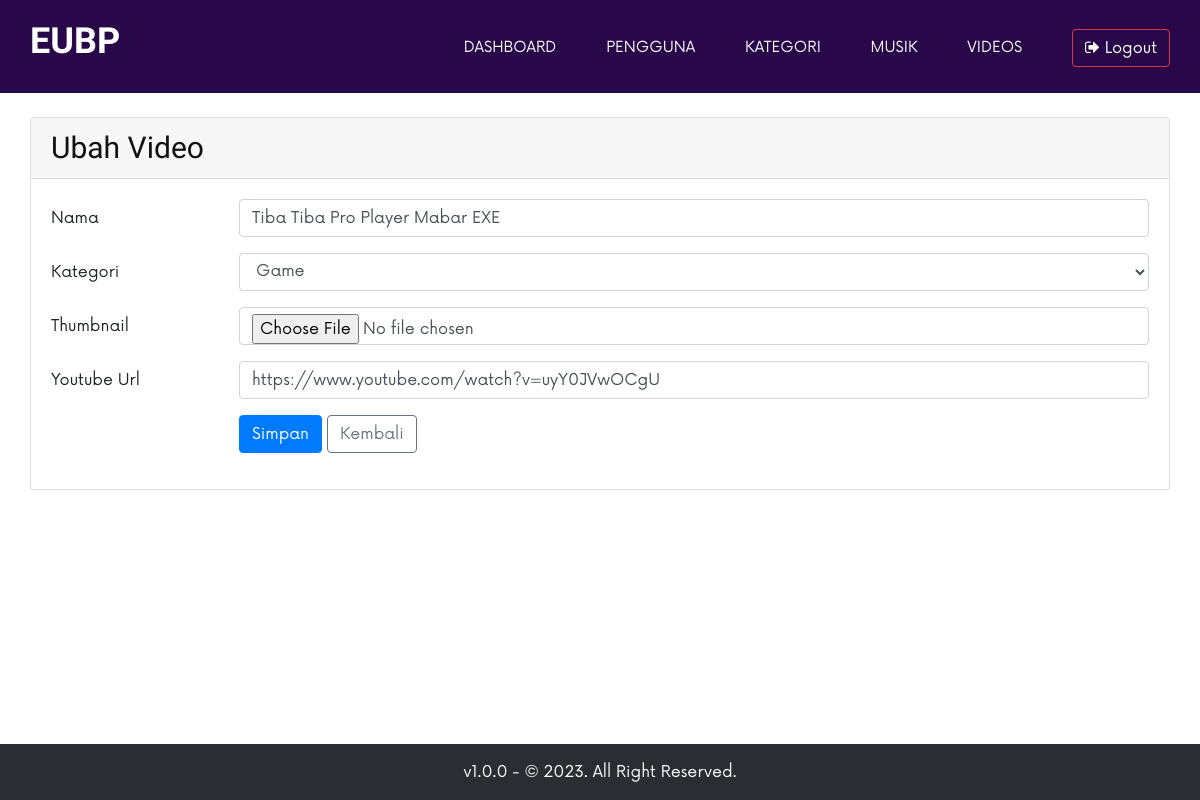
Screenshot of /app/admin/edit-videos.php?id=2 (signed in) with the database file from the repository.
### tables this page shows
CREATE TABLE `videos` (
  `id` int(11) NOT NULL,
  `name` varchar(255) NOT NULL,
  `thumbnail` varchar(255) NOT NULL,
  `url` text NOT NULL,
  `created_at` datetime DEFAULT NULL,
  `category_id` int(11) NOT NULL,
  `user_id` int(11) NOT NULL
);

### app/admin/edit-videos.php (called while the page is built, shortened)
<?php
require('../../config/koneksi.php');
$sql = "SELECT videos.id, videos.name, videos.thumbnail, videos.url, categories.name as category_name FROM videos
INNER JOIN categories ON videos.category_id=categories.id
WHERE videos.id = '{$_GET['id']}'
";
$query = mysqli_query($DB_CONNECTION, $sql);
$video = mysqli_fetch_array($query);
$sql = "SELECT * FROM categories WHERE type = 'video' ORDER BY name ASC";
$categories = mysqli_query($DB_CONNECTION, $sql);
require('views/edit-videos.view.php');

### app/admin/views/edit-videos.view.php (the view, shortened to what this page needs)
<!DOCTYPE html>
<html lang="en">
  <head>
    <link rel="stylesheet" href="../../css/bootstrap.min.css" type="text/css" />
    <link rel="stylesheet" href="../../css/font-awesome.min.css" type="text/css" />
    <link rel="stylesheet" href="../../css/barfiller.css" type="text/css" />
    <link rel="stylesheet" href="../../css/nowfont.css" type="text/css" />
    <link rel="stylesheet" href="../../css/rockville.css" type="text/css" />
    <link rel="stylesheet" href="../../css/magnific-popup.css" type="text/css" />
    <link rel="stylesheet" href="../../css/owl.carousel.min.css" type="text/css" />
    <link rel="stylesheet" href="../../css/slicknav.min.css" type="text/css" />
    <link rel="stylesheet" href="../../css/style.css" type="text/css" />
    <link rel="stylesheet" href="//cdn.datatables.net/1.13.4/css/jquery.dataTables.min.css">
  </head>
<body>
<?php require('partials/navbar.php'); ?>
<section class="musik mt-4">
    <div class="container">
        <div class="row">
            <div class="col-12">
                <div class="card">
                    <div class="card-header">
                        <div class="row">
                            <div class="col-6">
                                <h3>Ubah Video</h3>
                            </div>
                        </div>
                    </div>
                    <div class="card-body">
                        <form action="edit-videos.php?id=<?php echo $_GET['id']?>" method="POST" enctype="multipart/form-data">
                            <div class="form-group row">
                                <label for="name" class="col-sm-2 col-form-label">Nama</label>
                                <div class="col-sm-10">
                                <input type="text" class="form-control" id="name" name="name" placeholder="Nama" value="<?php echo $video['name']; ?>" required>
                                </div>
                            </div>
                            <div class="form-group row">
                                <label for="category" class="col-sm-2 col-form-label">Kategori</label>
                                <div class="col-sm-10">
                                    <select name="category_id" id="category" class="form-control" required>
                                        <?php foreach($categories as $category): ?>
                                            <option value="<?php echo $category['id'] ?>" <?php echo ($video['category_name'] == $category['name']) ? 'selected' : ''; ?>><?php echo $category['name']; ?></option>
                                        <?php endforeach; ?>
                                    </select>
                                </div>
                            </div>
                            <div class="form-group row">
                                <label for="thumbnail" class="col-sm-2 col-form-label">Thumbnail</label>
                                <div class="col-sm-10">
                                <input type="file" accept="image/*" class="form-control" id="thumbnail" name="thumbnail" placeholder="Thumbnail" value="<?php echo $video['thumbnail']; ?>"  required>
                                </div>
                            </div>
                            <div class="form-group row">
                                <label for="url" class="col-sm-2 col-form-label">Youtube Url</label>
                                <div class="col-sm-10">
                                <input type="url" class="form-control" id="url" name="url" placeholder="Contoh: https://www.youtube.com/watch?v=5gKrkxr0pU8" value="<?php echo $video['url']; ?>"  required>
                                </div>
                            </div>
                            <div class="form-group row">
                                <label for="category" class="col-sm-2 col-form-label"></label>
                                <div class="col-sm-10">
                                    <input type="submit" name="submit" value="Simpan" class="btn btn-primary"></input>
                                    <a href="videos.php" class="btn btn-outline-secondary">Kembali</a>
                                </div>
                            </div>
                            </form>
                    </div>
                </div>
            </div>
        </div>
    </div>
</section>
<?php require('partials/footer.php'); ?>
  </body>
</html>

### css/style.css (style rules this page uses)
html, body { height: 100%; font-family: "Now Regular"; -webkit-font-smoothing: antialiased; }
h1, h2, h3, h4, h5, h6 { margin: 0; color: #111111; font-weight: 400; font-family: "Rajdhani", sans-serif; }
h3 { font-size: 30px; }
@media only screen and (min-width: 1200px) { .container { max-width: 1170px; } }

### rows the page displays
videos: name "Tiba Tiba Pro Player Mabar EXE", url "https://www.youtube.com/watch?v=uyY0JVwOCgU"

### other values shown
$_SITE_NAME_LOGO "EUBP"
$_SITE_CREDIT "v1.0.0 - © 2023. All Right Reserved."
form field category_id "Game"
